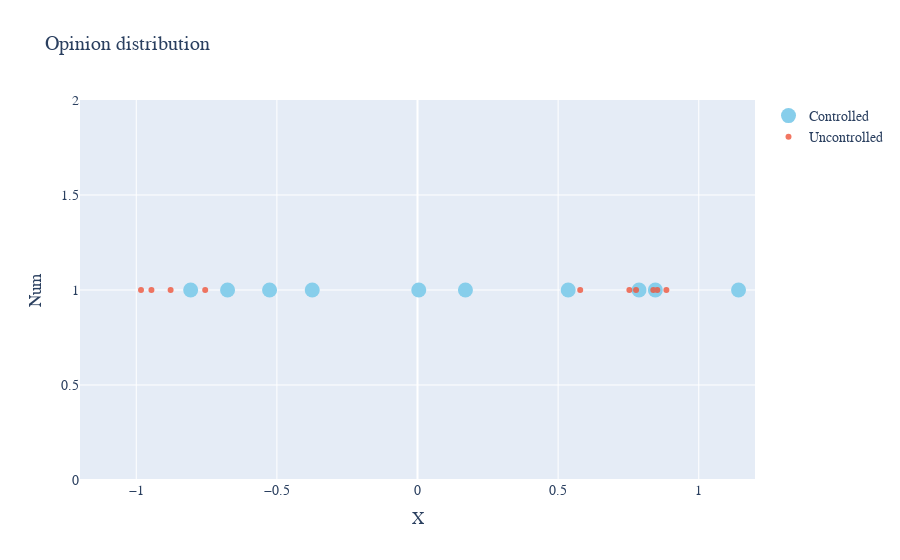

Notebook cell for this chart:
### Code cell
fig = make_subplots(rows=1, cols=1)
fig.add_trace(go.Scatter(x=c_xs[:, -1].flatten(), y=np.ones(eq.var_dim-1),
                         mode='markers',
                         name="Controlled", marker=dict(color='SkyBlue', size=15)), row=1, col=1)
fig.add_trace(go.Scatter(x=uc_xs[:, -1].flatten(), y=np.ones(eq.var_dim-1),
                         mode='markers',
                         name="Uncontrolled", opacity=0.8), row=1, col=1)
fig.update_layout(
    title="Opinion distribution",
    xaxis_title="X",
    yaxis_title="Num",
    xaxis_range=[-1.2,1.2],
    font=dict(
        family="Courier New, monospace",
        size=14
    )
)
fig.show()

### Figure 1 — Plotly figure (JSON) as saved in the notebook; plotly's stock layout.template omitted (floating-point values rounded to 4 significant figures)
{"data": [{"marker": {"color": "SkyBlue", "size": 15}, "mode": "markers", "name": "Controlled", "type": "scatter", "x": [-0.8065, -0.526, -0.6753, -0.3743, 0.1704, 0.8456, 1.141, 0.004507, 0.5359, 0.7876], "xaxis": "x", "y": [1, 1, 1, 1, 1, 1, 1, 1, 1, 1], "yaxis": "y"}, {"mode": "markers", "name": "Uncontrolled", "opacity": 0.8, "type": "scatter", "x": [-0.9831, -0.9461, -0.8778, -0.7549, 0.8526, 0.7771, 0.5785, 0.7533, 0.8849, 0.8384], "xaxis": "x", "y": [1, 1, 1, 1, 1, 1, 1, 1, 1, 1], "yaxis": "y"}], "layout": {"font": {"family": "Courier New, monospace", "size": 14}, "title": {"text": "Opinion distribution"}, "xaxis": {"anchor": "y", "domain": [0, 1], "range": [-1.2, 1.2], "title": {"text": "X"}}, "yaxis": {"anchor": "x", "domain": [0, 1], "title": {"text": "Num"}}}}
